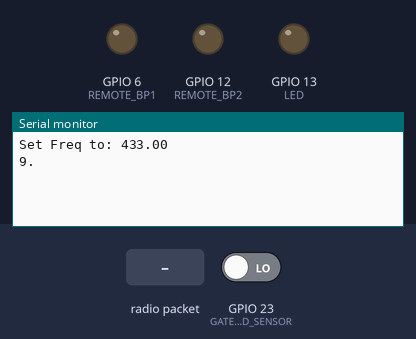
The sketch below on a simulated ESP32. Shown: output pins drawn as LEDs (lit = HIGH), the last lines printed to the serial monitor. The inputs (shaded band) are chosen by the test bench; at power-on: GPIO 23 (GATE_OPENED_SENSOR) LOW. No radio packets arrive unless stated; pins used as bus, display or sensor lines are not drawn.

Above: at 1.9 s.
2.0 s: GPIO 23 (GATE_OPENED_SENSOR) driven HIGH
At 12.16 s:
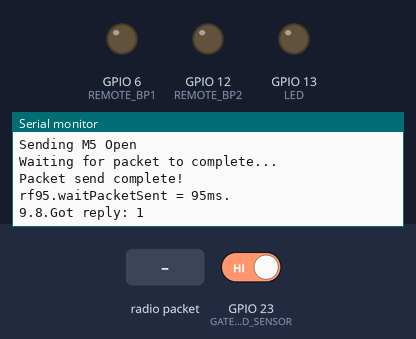
12.2 s: radio packet "1" arrives
At 12.6 s:
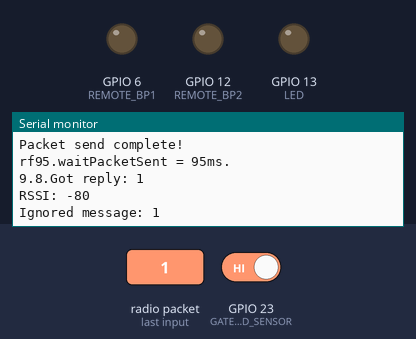
13.7 s: GPIO 23 (GATE_OPENED_SENSOR) driven LOW
Timing chart, 0 to 16.7 s (numbered marks = the images above; inputs shaded):
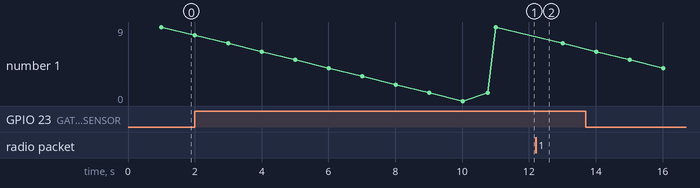

Measured:
- after the input at 2.0 s, the serial monitor: prints a new line after 8.8 s (image 1)
- after the input at 12.2 s, the serial monitor: prints a new line at once (image 2)

The sketch:

Device.ino
```cpp
// Similar to 32u4 w/ra02 LoRA see https://learn.adafruit.com/adafruit-feather-32u4-radio-with-lora-radio-module/using-the-rfm-9x-radio
// Gate COM8 (to left as viewed from front)

#include <SPI.h>
#include <RH_RF95.h>

#include "GlobalDefine.h"

#define BUTTON_PRESS_DURATION 250 // in milliseconds

#define RF95_FREQ 433.0 // MHz frequenct. Reminder: must match RX's freq at Console\!

// see https ://github.com/gojimmypi/LoRa-GPIO/blob/master/doc/DIY0031-LoRa32u4%20pinout%20diagram.pdf
// the values here are the bluish-gray "Arduino Pin" numbers, second column out from board
#define LED 13 // Blinky on receipt
#define GATE_OPENED_SENSOR 23  // aka ADC0 aka 41 aka PF0, labeled on board as A5
#define GATE_CLOSED_SENSOR 22  // aka ADC1 aka 40 aka PF1, labeled on board as A4
#define REMOTE_BP1 6           // aka PD7  aka 27 aka T0, labeled on board as 6
#define REMOTE_BP2 12          // aka PD6  aka 26 aka T1, labeled on board as 12


const int RADIO_PACKET_SIZE = 20;
char tx_buf[20]; // our transmit message buffer

unsigned long timerRefresh = 0;   // the dynamic counter refresh; are we ready to display the countdown? (typically updated every second)
unsigned long SendUpdate_Timeout; // the dynamic counter refresh for actually sending the update
unsigned const long SEND_UPDATE_TIMEOUT_MILLISECONDS = 10000; // how many miliseconds between sendinng LoRa gate status? TODO, this should be more flexible: frequent during opening and closing.... infrequent when idle

/* for feather32u4 */
#define RFM95_CS 8
#define RFM95_RST 4
#define RFM95_INT 7

#define DEVICEID "M5"

/* for feather m0
#define RFM95_CS 8
#define RFM95_RST 4
#define RFM95_INT 3
*/

/* for shield
#define RFM95_CS 10
#define RFM95_RST 9
#define RFM95_INT 7
*/


/* for ESP w/featherwing
#define RFM95_CS  2    // "E"
#define RFM95_RST 16   // "D"
#define RFM95_INT 15   // "B"
*/

/* Feather 32u4 w/wing
#define RFM95_RST     11   // "A"
#define RFM95_CS      10   // "B"
#define RFM95_INT     2    // "SDA" (only SDA/SCL/RX/TX have IRQ!)
*/

/* Feather m0 w/wing
#define RFM95_RST     11   // "A"
#define RFM95_CS      10   // "B"
#define RFM95_INT     6    // "D"
*/

/* Teensy 3.x w/wing
#define RFM95_RST     9   // "A"
#define RFM95_CS      10   // "B"
#define RFM95_INT     4    // "C"
*/


// Singleton instance of the radio driver
RH_RF95 rf95(RFM95_CS, RFM95_INT);

// LoRa receive buffer
uint8_t rx_buf[RH_RF95_MAX_MESSAGE_LEN];
uint8_t rx_len = sizeof(rx_buf);

int16_t packetnum = 0;  // packet counter, we increment per xmission
                        // Should be a message for us now

// https://stackoverflow.com/questions/2290509/debug-vs-ndebug/2290616#2290616
#ifdef NDEBUG
int b; // we need a better mechanism for detecting debud / release
#endif


//*******************************************************************************************************************************************
// Hello World, blink the LED for [duration] milliseconds  BLOCKING
//*******************************************************************************************************************************************
void blinkLED(int duration) {
	digitalWrite(RFM95_RST, HIGH);
	delay(duration);
	digitalWrite(RFM95_RST, LOW);
}

//*******************************************************************************************************************************************
// read sensor and return status of [gate fully opened] sensor
//*******************************************************************************************************************************************
int isGateOpened() {
	int a = digitalRead(GATE_OPENED_SENSOR);
    SENSOR_DEBUG_PRINTLN(a);
	return a;
}

//*******************************************************************************************************************************************
// read sensor and return status of [gate fully closed] sensor
//*******************************************************************************************************************************************
int isGateClosed() {
    int a = digitalRead(GATE_CLOSED_SENSOR);
    SENSOR_DEBUG_PRINTLN(a);
    return a;
}


//*******************************************************************************************************************************************
//
//*******************************************************************************************************************************************
bool ReadyTxRefresh() {
#ifdef TIMER_DEBUG
    if ((millis() - timerRefresh) > 1000) {
        // Serial.print("Ready in: ");
        Serial.print((int)((SEND_UPDATE_TIMEOUT_MILLISECONDS - (millis() - SendUpdate_Timeout)) / 1000));
        Serial.print(".");
        timerRefresh = millis();
    }
#endif
    return ((millis() - SendUpdate_Timeout) > SEND_UPDATE_TIMEOUT_MILLISECONDS);
}

//*******************************************************************************************************************************************
// returns true if a message has been received
// note we should return fairly quickly here, regardless of results, as receiver is interrupt driven
//*******************************************************************************************************************************************
bool isMessageReceived() {
    rf95.setModeRx(); // reminder if we are already in Rx mode, this does nothing
    return rf95.recv(rx_buf, &rx_len);
}

//*******************************************************************************************************************************************
// ReceivedMessage - return true if the message most recently received is [TheMessage]
//*******************************************************************************************************************************************
bool ReceivedMessage(const char * TheMessage) {
    // do a memory bye compare for the first [length of TheMessage] bytes, return true if equal
    return  (memcmp(rx_buf, (char*)TheMessage, sizeof((char*)"Click1")) == 0);
}

//*******************************************************************************************************************************************
// Press the button on [thisGPIO] pin for [BUTTON_PRESS_DURATION] milliseconds - BLOCKING
//*******************************************************************************************************************************************
void PressButton(uint8_t thisGPIO) {
    digitalWrite(thisGPIO, HIGH);
    delay(BUTTON_PRESS_DURATION); // we're typically waiting 250 ms here
    LORA_MESSAGE_DEBUG_PRINTLN("Clicked Button 1!");
    digitalWrite(thisGPIO, LOW);
}


//*******************************************************************************************************************************************
// SendUpdate; here we transmit the current gate status to home console on a perioud basis (see ReadyTxRefresh)
//*******************************************************************************************************************************************
void SendUpdate() {
    if (ReadyTxRefresh()) {
        int TransmitStartTime = millis();
        LORA_DEBUG_PRINTLN("Sending to rf95 message!");
        rf95.setModeTx();
        if (isGateOpened()) {
            Serial.println("Open!");
            strncpy(tx_buf, DEVICEID" Open" + '\0', RADIO_PACKET_SIZE);
        }
        else {
            Serial.println("Close!");
            strncpy(tx_buf, DEVICEID" Closed" + '\0', RADIO_PACKET_SIZE);
        }

        itoa(packetnum++, tx_buf + 13, 10);
        LORA_DEBUG_PRINT("Sending "); LORA_DEBUG_PRINTLN(tx_buf);
        tx_buf[19] = 0;

        delay(10); // TODO - do we really need this delay?
        rf95.send((uint8_t *)tx_buf, 20);

        LORA_DEBUG_PRINTLN("Waiting for packet to complete..."); delay(10);

        if (rf95.waitPacketSent(1000)) {
            LORA_DEBUG_PRINTLN("Packet send complete!");
            LORA_DEBUG_PRINT("rf95.waitPacketSent = "); LORA_DEBUG_PRINT(millis() - TransmitStartTime); LORA_DEBUG_PRINTLN("ms. ");
        }
        else
        {
            // gave up waiting for packet to complete
            LORA_DEBUG_PRINTLN("Packet FAILED to complete!"); delay(10);
        }
        SendUpdate_Timeout = millis(); // reset our counter for how often we actually send messages
    }
    else {
        yield(); // <puff, puff>
    }


}


//*******************************************************************************************************************************************
//*******************************************************************************************************************************************
// SETUP - main application initialization
//*******************************************************************************************************************************************
//*******************************************************************************************************************************************
void setup()
{
	delay(250);

 #ifdef _DEBUG
	while (!Serial);
	delay(100);
	Serial.println("Gate TX Test!");
	blinkLED(10);
 #endif
    Serial.begin(9600);


	// LoRa32u4 GPIO init
	pinMode(LED, OUTPUT);
	pinMode(GATE_OPENED_SENSOR, INPUT);
    pinMode(GATE_CLOSED_SENSOR, INPUT);

    // remote button push GPIO are both outputs
    pinMode(REMOTE_BP1, OUTPUT);
    pinMode(REMOTE_BP2, OUTPUT);

    // both Remote lines BP1 and BP2 are set to low (off)
    digitalWrite(REMOTE_BP1, LOW);
    digitalWrite(REMOTE_BP2, LOW);

     // LoRa init
    pinMode(RFM95_RST, OUTPUT);
	digitalWrite(RFM95_RST, HIGH);

	// manual reset of LoRa
	digitalWrite(RFM95_RST, LOW);
	delay(10);
	digitalWrite(RFM95_RST, HIGH);
	delay(10);

	while (!rf95.init()) {
        LORA_DEBUG_PRINT("LoRa radio init failed");
        // TODO - what now? reboot?
        while (1);
	}
	//Serial.println("LoRa radio init OK!");

	// Defaults after init are 434.0MHz, modulation GFSK_Rb250Fd250, +13dbM
	if (!rf95.setFrequency(RF95_FREQ)) {
        LORA_DEBUG_PRINT("setFrequency failed");
        // TODO - what now? reboot?
		while (1);
	}
	delay(250);

    LORA_DEBUG_PRINT("Set Freq to: "); LORA_DEBUG_PRINTLN(RF95_FREQ);

	// Defaults after init are 434.0MHz, 13dBm, Bw = 125 kHz, Cr = 4/5, Sf = 128chips/symbol, CRC on

	// The default transmitter power is 13dBm, using PA_BOOST.
	// If you are using RFM95/96/97/98 modules which uses the PA_BOOST transmitter pin
	// then you can set transmitter powers from 5 to 23 dBm:
	rf95.setTxPower(23, false);
	delay(250);

    SendUpdate_Timeout = millis();
}

//*******************************************************************************************************************************************
//*******************************************************************************************************************************************
// LOOP - main application loop; per periodically sent status and continuously listen for commands to push a button on the remote
//*******************************************************************************************************************************************
//*******************************************************************************************************************************************
void loop()
{
    // Periodically send a message; if it is not time to send a message, we'll immediately return
    SendUpdate();

    // continually see if we have a message
    if (isMessageReceived())
    {
        LORA_MESSAGE_DEBUG_PRINT("Got reply: ");
        LORA_MESSAGE_DEBUG_PRINTLN((char*)rx_buf);
        LORA_MESSAGE_DEBUG_PRINT("RSSI: ");
        LORA_MESSAGE_DEBUG_PRINTLN(rf95.lastRssi());
        if (ReceivedMessage("Click1")) {
            PressButton(REMOTE_BP2); // BLOCKING
        //if (memcmp(rx_buf, (char*)"Click1", sizeof((char*)"Click1")) == 0) {
            //digitalWrite(REMOTE_BP2, HIGH);
            //delay(BUTTON_PRESS_DURATION); // we're typically waiting 250 ms here BLOCKING
            //LORA_MESSAGE_DEBUG_PRINTLN("Clicked Button 1!");
            //digitalWrite(REMOTE_BP2, LOW);
        }
        else if ((char*)rx_buf == (char*)"Click2") {
            digitalWrite(REMOTE_BP2, HIGH);
            delay(BUTTON_PRESS_DURATION); // we're typically waiting 250 ms here BLOCKING
            LORA_MESSAGE_DEBUG_PRINTLN("Clicked Button 2!");
            digitalWrite(REMOTE_BP2, LOW);
        }
        else {
            LORA_MESSAGE_DEBUG_PRINT("Ignored message: ");
            LORA_MESSAGE_DEBUG_PRINTLN((char*)rx_buf);
        }
    }
    else
    {
        yield(); // <puff, puff>
    }
}
```

GlobalDefine.cpp
```cpp
//
//
//

#include "GlobalDefine.h"

String HEAP_DEBUG_MSG;

void setHeapMsg(String str) {
	HEAP_DEBUG_MSG = str;
}

String getHeapMsg() {
	return HEAP_DEBUG_MSG;
}

String DefaultDebugMessage() {
	return "";
}
 
```

Source omitted: GlobalDefine.h (12097 bytes)
